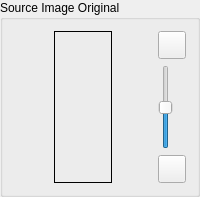
             <widget class="QGroupBox" name="groupBox_imgSrc">
              <property name="title">
               <string>Source Image Original</string>
              </property>
              <layout class="QGridLayout" name="gridLayout_15">
               <item row="0" column="0">
                <layout class="QGridLayout" name="gridLayout_9">
                 <item row="1" column="3">
                  <spacer name="horizontalSpacer_19">
                   <property name="orientation">
                    <enum>Qt::Horizontal</enum>
                   </property>
                   <property name="sizeHint" stdset="0">
                    <size>
                     <width>40</width>
                     <height>20</height>
                    </size>
                   </property>
                  </spacer>
                 </item>
                 <item row="0" column="1" rowspan="3" colspan="2">
                  <widget class="QLabel" name="label_imgSrcBig">
                   <property name="sizePolicy">
                    <sizepolicy hsizetype="Expanding" vsizetype="Expanding">
                     <horstretch>1</horstretch>
                     <verstretch>1</verstretch>
                    </sizepolicy>
                   </property>
                   <property name="frameShape">
                    <enum>QFrame::Panel</enum>
                   </property>
                   <property name="text">
                    <string/>
                   </property>
                  </widget>
                 </item>
                 <item row="0" column="4">
                  <widget class="QPushButton" name="pushButton_9">
                   <property name="minimumSize">
                    <size>
                     <width>28</width>
                     <height>28</height>
                    </size>
                   </property>
                   <property name="maximumSize">
                    <size>
                     <width>28</width>
                     <height>28</height>
                    </size>
                   </property>
                   <property name="text">
                    <string/>
                   </property>
                   <property name="icon">
                    <iconset>
                     <normalon>:/new/prefix1/Resources/qt resources/zoom.svg</normalon>
                    </iconset>
                   </property>
                   <property name="iconSize">
                    <size>
                     <width>24</width>
                     <height>24</height>
                    </size>
                   </property>
                  </widget>
                 </item>
                 <item row="1" column="0">
                  <spacer name="horizontalSpacer_20">
                   <property name="orientation">
                    <enum>Qt::Horizontal</enum>
                   </property>
                   <property name="sizeHint" stdset="0">
                    <size>
                     <width>40</width>
                     <height>20</height>
                    </size>
                   </property>
                  </spacer>
                 </item>
                 <item row="2" column="4">
                  <widget class="QPushButton" name="pushButton_10">
                   <property name="minimumSize">
                    <size>
                     <width>28</width>
                     <height>28</height>
                    </size>
                   </property>
                   <property name="maximumSize">
                    <size>
                     <width>28</width>
                     <height>28</height>
                    </size>
                   </property>
                   <property name="text">
                    <string/>
                   </property>
                   <property name="icon">
                    <iconset>
                     <normalon>:/new/prefix1/Resources/qt resources/zoom(1).svg</normalon>
                    </iconset>
                   </property>
                   <property name="iconSize">
                    <size>
                     <width>24</width>
                     <height>24</height>
                    </size>
                   </property>
                  </widget>
                 </item>
                 <item row="1" column="4">
                  <widget class="QSlider" name="verticalSlider_TL">
                   <property name="minimum">
                    <number>-99</number>
                   </property>
                   <property name="orientation">
                    <enum>Qt::Vertical</enum>
                   </property>
                  </widget>
                 </item>
                </layout>
               </item>
              </layout>
             </widget>
